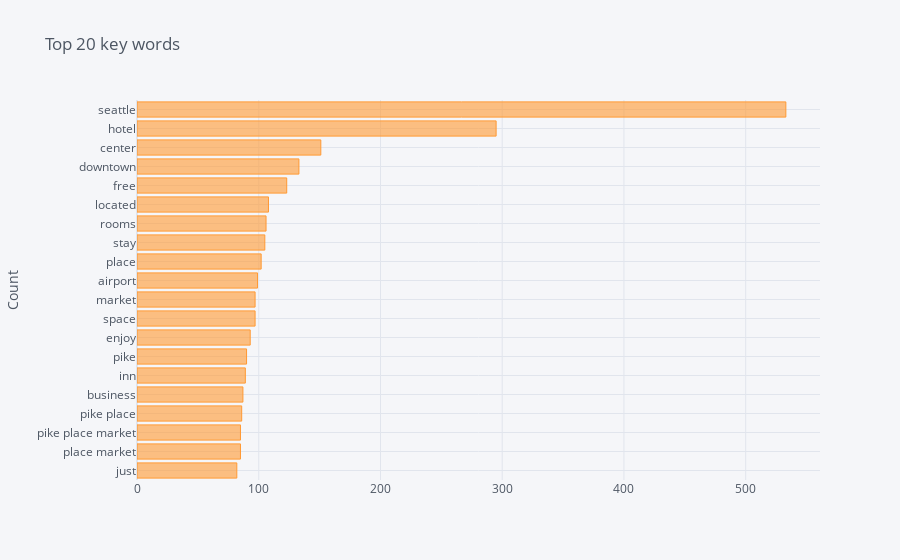

Notebook source saved alongside this figure:
### Code cell
#Create a data frame for top words and draw a graph
DF = pd.DataFrame(Top_words, columns=['desc','count'])
DF.groupby('desc').sum()['count'].sort_values().iplot(kind='barh', yTitle='Count', title='Top 20 key words')

### Figure 1 — Plotly figure (JSON) as saved in the notebook; plotly's stock layout.template omitted (floating-point values rounded to 4 significant figures)
{"data": [{"marker": {"color": "rgba(255, 153, 51, 0.6)", "line": {"color": "rgba(255, 153, 51, 1.0)", "width": 1}}, "name": "count", "orientation": "h", "text": "", "type": "bar", "x": [82, 85, 85, 86, 87, 89, 90, 93, 97, 97, 99, 102, 105, 106, 108, 123, 133, 151, 295, 533], "y": ["just", "place market", "pike place market", "pike place", "business", "inn", "pike", "enjoy", "space", "market", "airport", "place", "stay", "rooms", "located", "free", "downtown", "center", "hotel", "seattle"]}], "layout": {"legend": {"bgcolor": "#F5F6F9", "font": {"color": "#4D5663"}}, "paper_bgcolor": "#F5F6F9", "plot_bgcolor": "#F5F6F9", "title": {"font": {"color": "#4D5663"}, "text": "Top 20 key words"}, "xaxis": {"gridcolor": "#E1E5ED", "showgrid": true, "tickfont": {"color": "#4D5663"}, "title": {"font": {"color": "#4D5663"}, "text": ""}, "zerolinecolor": "#E1E5ED"}, "yaxis": {"gridcolor": "#E1E5ED", "showgrid": true, "tickfont": {"color": "#4D5663"}, "title": {"font": {"color": "#4D5663"}, "text": "Count"}, "zerolinecolor": "#E1E5ED"}}}
